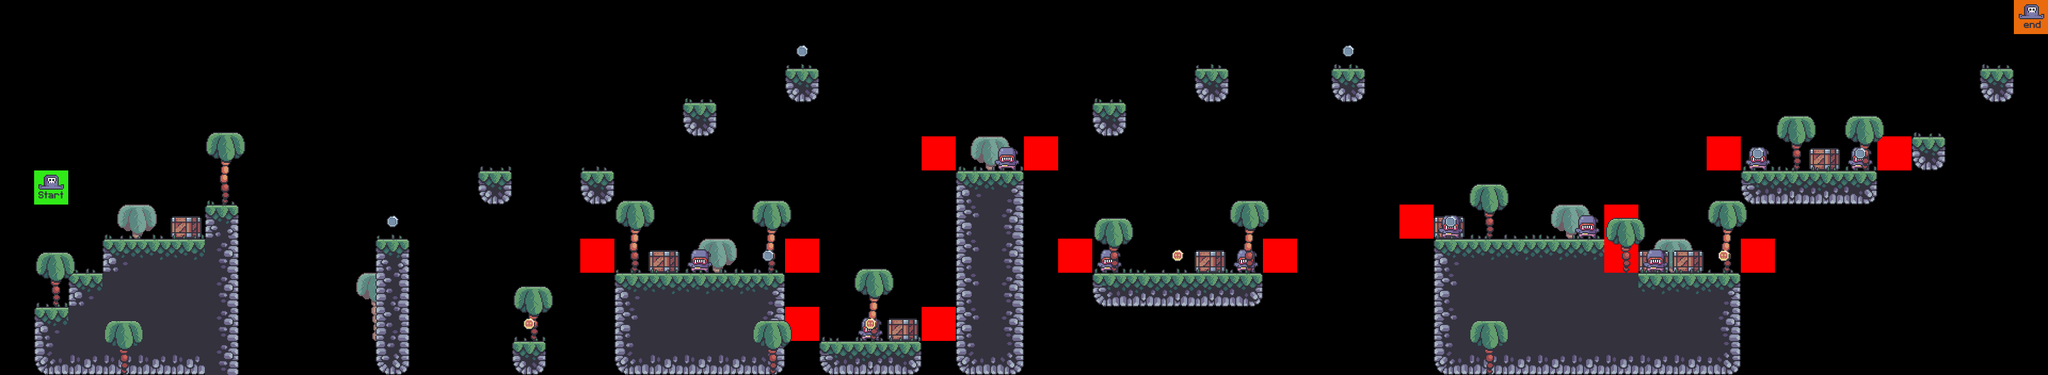

A 2D game scene composited from a Tiled map and its tileset images. What follows is a short description and the map's XML, with each tile layer's data collapsed to a summary:
An orthogonal 60x11 tile map with 64x64 px tiles, 9 tile layers (bg_palms, terrain, crates, grass, ...), 7 tilesets.

<map version="1.10" tiledversion="1.11.0" orientation="orthogonal" renderorder="right-down" width="60" height="11" tilewidth="64" tileheight="64" infinite="0" nextlayerid="10" nextobjectid="1">
 <editorsettings>
  <export target="../0/level_0.csv" format="csv" />
 </editorsettings>
 <tileset firstgid="1" source="../tilesets/terrain_tiles.tsx" />
 <tileset firstgid="17" source="../tilesets/coin_tiles.tsx" />
 <tileset firstgid="19" source="../tilesets/grass_tiles.tsx" />
 <tileset firstgid="24" source="../tilesets/palms_tiles.tsx" />
 <tileset firstgid="27" source="../tilesets/crates.tsx" />
 <tileset firstgid="28" source="../tilesets/player_tiles.tsx" />
 <tileset firstgid="30" source="../tilesets/enemy_tiles.tsx" />
 <layer id="5" name="bg_palms" width="60" height="11">
  <data>[660 cells, 6 non-empty, 1 distinct tile ids]</data>
 </layer>
 <layer id="1" name="terrain" width="60" height="11">
  <data>[660 cells, 108 non-empty, 16 distinct tile ids]</data>
 </layer>
 <layer id="6" name="crates" width="60" height="11">
  <data>[660 cells, 8 non-empty, 1 distinct tile ids]</data>
 </layer>
 <layer id="3" name="grass" width="60" height="11">
  <data>[660 cells, 45 non-empty, 5 distinct tile ids]</data>
 </layer>
 <layer id="8" name="enemies" width="60" height="11">
  <data>[660 cells, 10 non-empty, 1 distinct tile ids]</data>
 </layer>
 <layer id="9" name="constraints" width="60" height="11">
  <data>[660 cells, 14 non-empty, 1 distinct tile ids]</data>
 </layer>
 <layer id="4" name="fg.palms" width="60" height="11">
  <data>[660 cells, 16 non-empty, 2 distinct tile ids]</data>
 </layer>
 <layer id="2" name="coins" width="60" height="11">
  <data>[660 cells, 11 non-empty, 2 distinct tile ids]</data>
 </layer>
 <layer id="7" name="player" width="60" height="11">
  <data>[660 cells, 2 non-empty, 2 distinct tile ids]</data>
 </layer>
</map>
